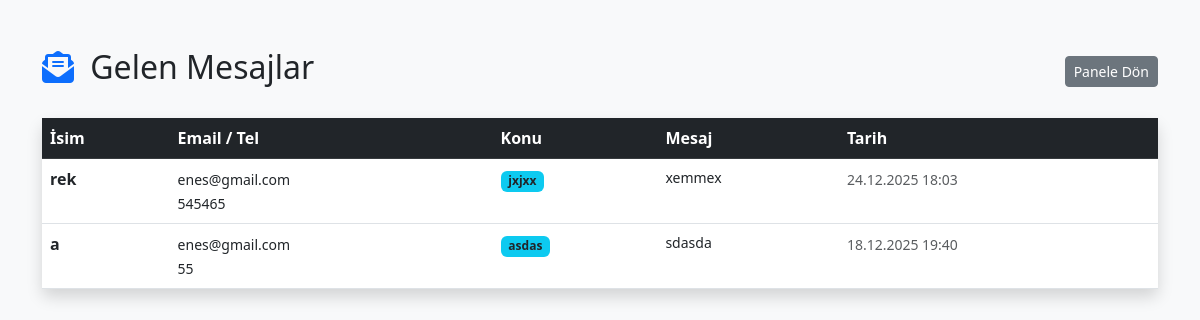
The app's page /odev/gelen_mesajlar.php (signed in) with its own data.
### tables this page shows
CREATE TABLE IF NOT EXISTS `iletisim_mesajlari` (
  `id` int NOT NULL AUTO_INCREMENT,
  `isim` varchar(100) DEFAULT NULL,
  `telefon` varchar(20) DEFAULT NULL,
  `email` varchar(100) DEFAULT NULL,
  `konu` varchar(255) DEFAULT NULL,
  `mesaj` text,
  `tarih` timestamp NULL DEFAULT CURRENT_TIMESTAMP,
  PRIMARY KEY (`id`)
);

### odev/gelen_mesajlar.php (the view, shortened to what this page needs)
<?php
include 'baglan.php';
$mesajlar = $db->query("SELECT * FROM iletisim_mesajlari ORDER BY tarih DESC")->fetchAll(PDO::FETCH_ASSOC);
?>
<!DOCTYPE html>
<html lang="tr">
<head>
    <link href="https://cdn.jsdelivr.net/npm/bootstrap@5.3.0/dist/css/bootstrap.min.css" rel="stylesheet">
</head>
<body class="bg-light">
    <div class="container mt-5">
        <div class="d-flex justify-content-between align-items-center mb-4">
            <h2><i class="fas fa-envelope-open-text text-primary me-2"></i> Gelen Mesajlar</h2>
            <a href="panel.php" class="btn btn-secondary btn-sm">Panele Dön</a>
        </div>
        <div class="card shadow border-0">
            <div class="table-responsive">
                <table class="table table-hover mb-0">
                    <thead class="table-dark">
                        <tr>
                            <th>İsim</th>
                            <th>Email / Tel</th>
                            <th>Konu</th>
                            <th>Mesaj</th>
                            <th>Tarih</th>
                        </tr>
                    </thead>
                    <tbody>
                        <?php foreach($mesajlar as $m): ?>
                        <tr>
                            <td><strong><?php echo $m['isim']; ?></strong></td>
                            <td><small><?php echo $m['email']; ?><br><?php echo $m['telefon']; ?></small></td>
                            <td><span class="badge bg-info text-dark"><?php echo $m['konu']; ?></span></td>
                            <td><p class="small mb-0" style="max-width:300px;"><?php echo $m['mesaj']; ?></p></td>
                            <td><small class="text-muted"><?php echo date('d.m.Y H:i', strtotime($m['tarih'])); ?></small></td>
                        </tr>
                        <?php endforeach; ?>
                    </tbody>
                </table>
            </div>
        </div>
    </div>
</body>
</html>

### records on screen
iletisim_mesajlari: isim "rek", email "enes@gmail.com", telefon "545465", konu "jxjxx", mesaj "xemmex", tarih "24.12.2025 18:03"
iletisim_mesajlari: isim "a", email "enes@gmail.com", telefon "55", konu "asdas", mesaj "sdasda", tarih "18.12.2025 19:40"
